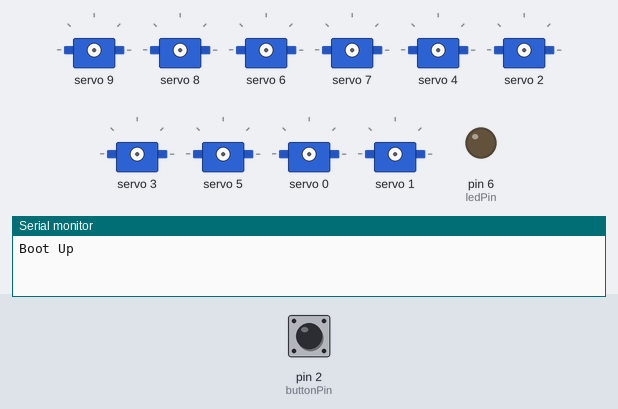
A sketch run on a simulated Arduino Uno, built with avr-gcc and run on an emulated ATmega328P. Shown: 10 × servo, output pins drawn as LEDs (lit = HIGH), the last lines printed to the serial monitor. The test bench sets the inputs (shaded band); at power-on: pin 2 (buttonPin) HIGH.

Above: at 1.2 s.
1.3 s: pin 2 (buttonPin) pulled LOW for 0.15 s
At 2.6 s:
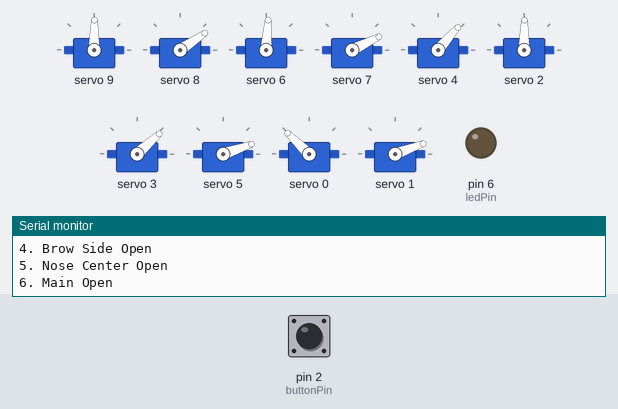
3.6 s: pin 2 (buttonPin) pulled LOW for 1 s
At 5.7 s:
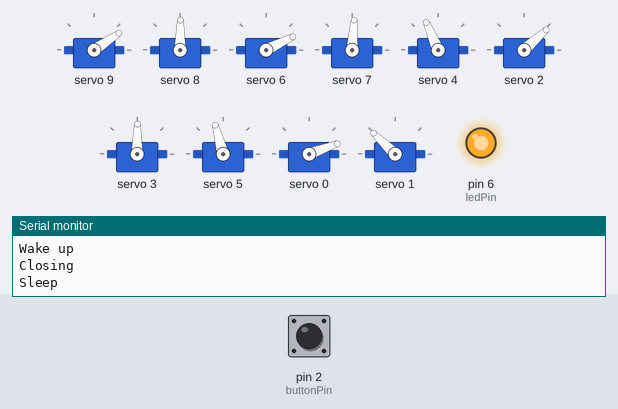
6.1 s: pin 2 (buttonPin) pulled LOW for 0.15 s
At 6.4 s:
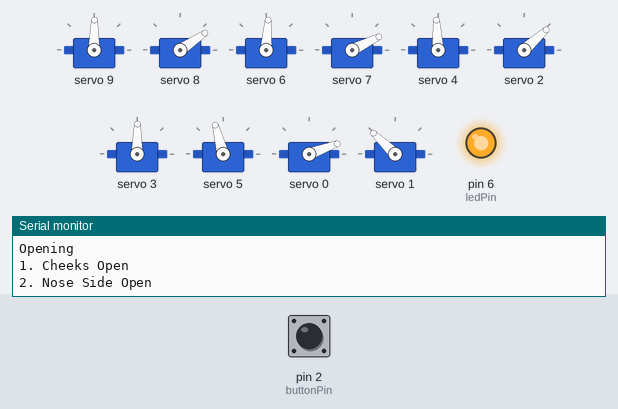
8.4 s: pin 2 (buttonPin) pulled LOW for 3.2 s
At 11.66 s:
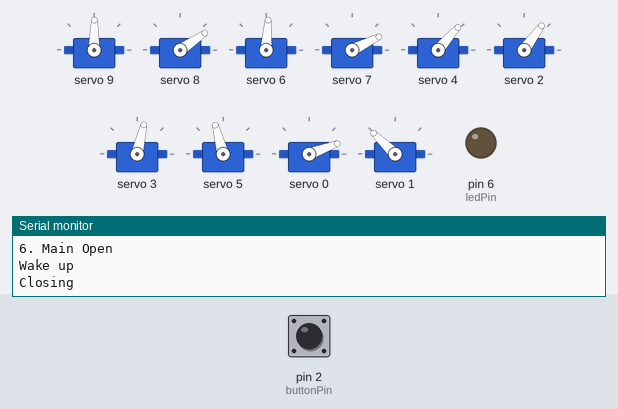
13.1 s: pin 2 (buttonPin) driven LOW
At 13.76 s:
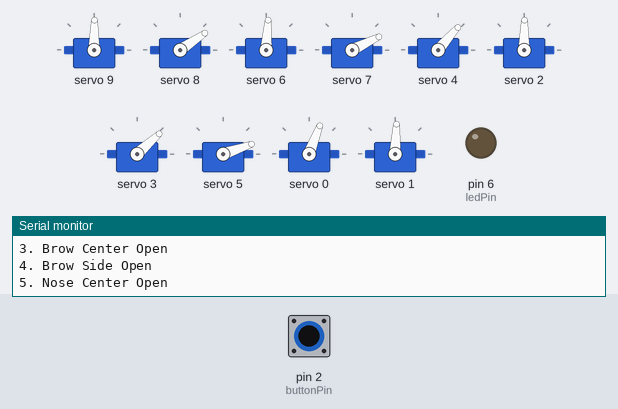
16.1 s: pin 2 (buttonPin) driven HIGH
At 17.0 s:
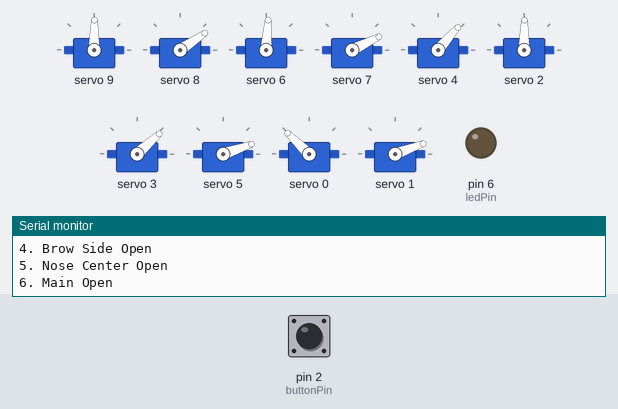
Timing chart, 0 to 18.8 s (numbered marks = the images above; inputs shaded):
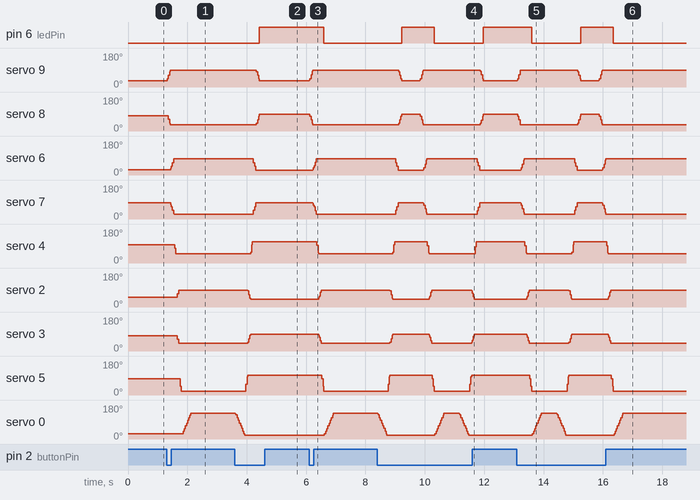

Measured:
- after the input at 1.3 s, servo 9: 34° → 89° at once; servo 8: 80° → 34° after 0.06 s; servo 6: 27° → 86° after 0.14 s; servo 7: 85° → 26° after 0.14 s; servo 4: 97° → 49° after 0.28 s
- after the input at 3.6 s, pin 6 (ledPin): LOW → HIGH after 0.82 s; servo 9: 89° → 34° after 0.72 s; servo 8: 34° → 89° after 0.72 s; servo 6: 86° → 26° after 0.59 s; servo 7: 26° → 86° after 0.63 s
- after the input at 6.1 s, pin 6 (ledPin): HIGH → LOW after 0.50 s; servo 9: 34° → 89° at once; servo 8: 89° → 34° at once; servo 6: 26° → 86° after 0.13 s; servo 7: 86° → 26° after 0.13 s
- after the input at 8.4 s, pin 6 (ledPin): LOW → HIGH after 0.82 s, → LOW 1.1 s later, → HIGH 1.6 s later
- after the input at 13.1 s, pin 6 (ledPin): HIGH → LOW after 0.50 s, → HIGH 1.6 s later; servo 4: 113° → 49° after 0.25 s, → 113° 1.6 s later; servo 2: 42° → 89° after 0.33 s, → 42° 1.4 s later; servo 3: 89° → 42° after 0.33 s, → 89° 1.4 s later; servo 5: 105° → 19° after 0.44 s, → 105° 1.3 s later
- after the input at 16.1 s, pin 6 (ledPin): goes on until 16.4 s, then stays LOW; servo 9: stops changing and stays 89°; servo 8: stays 34° (without the input it goes to 40° after 1.8 s); servo 6: goes on until 16.1 s, then stays 86°; servo 7: goes on until 16.1 s, then stays 26°

The sketch:

mk5_sketch_11-28-2021.ino
```cpp
#include <PWMServo.h>

#include <Wire.h>

#include <PWMServo.h>

#include <Wire.h>
#include <Adafruit_PWMServoDriver.h>

Adafruit_PWMServoDriver pwm = Adafruit_PWMServoDriver();

#define SERVOMIN 150  //  This is the 'minimum' pulse length count (out of 4096)
#define SERVOMAX 450  //  This is the 'maximum' pulse length count (out of 4096)
#define USMIN 600     //  This is the rounded 'minimum' microsecond length based on the minimum pulse of 150
#define USMAX 2400    //  This is the rounded 'maximum' microsecond length based on the maximum pulse of 600
#define SERVO_FREQ 50 //  Analog servos run at ~50 Hz updates

uint8_t servonum = 0;
int buttonPin = 2;
int ledPin = 6;
int buttonState = 0;
int globalPos = 1;
unsigned long previousMillis = 0;
unsigned long interval = 5000;
int a = 60;

int mainServoL = 0;
int mainServoR = 1;
int mainServoClosed = 5;
int mainServoOpen = 90;
int servoBrowCenter = 4;
int servoBrowCenterOpen = 40;
int servoBrowCenterClosed = 120;
int animDelay = 1;

void setup() {
  Serial.begin(9600);
  Serial.println("Boot Up");
  pwm.begin();
  pwm.setOscillatorFrequency(27000000);
  pwm.setPWMFreq(SERVO_FREQ);
  pinMode(buttonPin, INPUT_PULLUP);
  delay(50);
  pwm.sleep();
}

int getAngleToPulse(int angle) {
  return map(angle, 0, 180, SERVOMIN, SERVOMAX);
}
int getAngleToMilli(int angle) {
  return map(angle, 0, 180, USMIN, USMAX);
}

void loop() {

  buttonState = digitalRead(buttonPin);
  if (buttonState == 0) {
    Serial.println("Wake up");
    pwm.wakeup();

    if (globalPos > 0) {
      Serial.println("Opening");
      // CHEEKS
      for (uint16_t pulselen = 90; pulselen >= 20; pulselen--) {
        pwm.setPWM(9, 0, getAngleToPulse(90 + 20 - pulselen));
        pwm.setPWM(8, 0, getAngleToPulse(pulselen));
      }
      delay(animDelay);
      Serial.println("1. Cheeks Open");
      // NOSE Side
      for (uint16_t pulselen = 86; pulselen >= 10; pulselen--) {
        pwm.setPWM(6, 0, getAngleToPulse(86 + 10 - pulselen));
        pwm.setPWM(7, 0, getAngleToPulse(pulselen));
      }
      delay(animDelay);
      Serial.println("2. Nose Side Open");
      //BROW Center
      for (uint16_t pulselen = servoBrowCenterClosed; pulselen >= servoBrowCenterOpen; pulselen--) {
        pwm.setPWM(servoBrowCenter, 0, getAngleToPulse(pulselen));
      }
      delay(animDelay);
      Serial.println("3. Brow Center Open");
      // BROW Side
      for (uint16_t pulselen = 30; pulselen <= 90; pulselen++) {
        pwm.setPWM(2, 0, getAngleToPulse(pulselen));
        pwm.setPWM(3, 0, getAngleToPulse(30 + 90 - pulselen));
      }
      delay(animDelay);
      Serial.println("4. Brow Side Open");
      // NOSE Center
      for (uint16_t pulselen = 110; pulselen >= 1; pulselen--) {
        pwm.setPWM(5, 0, getAngleToPulse(pulselen));
      }
      delay(animDelay);
      Serial.println("5. Nose Center Open");
      // EYES
      analogWrite(ledPin, 0);
      // MAIN SERVOS
      for (uint16_t microsec = 750; microsec < 1950; microsec +=5) {
        pwm.writeMicroseconds(mainServoL, microsec);
        pwm.writeMicroseconds(mainServoR, (1950+750-microsec));
      }
      globalPos = 0;
      delay(animDelay);
      Serial.println("6. Main Open");
      //delay(100);
      //Serial.println("Sleep");
      //pwm.sleep();
    } else {
      Serial.println("Closing");
      //MAIN SERVOS
      for (uint16_t microsec = 1950; microsec > 750; microsec-=5) {
        pwm.writeMicroseconds(mainServoL, microsec);
        pwm.writeMicroseconds(mainServoR, (1950+750-microsec));
      }
      delay(animDelay);
      //NOSE Center
      for (uint16_t pulselen = 1; pulselen <= 110; pulselen++) {
        pwm.setPWM(5, 0, getAngleToPulse(pulselen));
      }

      delay(animDelay);

      // BROW Side
      for (uint16_t pulselen = 90; pulselen >= 30; pulselen--) {
        pwm.setPWM(2, 0, getAngleToPulse(pulselen));
        pwm.setPWM(3, 0, getAngleToPulse(30 + 90 - pulselen));
      }
      delay(animDelay);


      for (uint16_t pulselen = servoBrowCenterOpen; pulselen <= servoBrowCenterClosed; pulselen++) {
        pwm.setPWM(servoBrowCenter, 0, getAngleToPulse(pulselen));
      }
      delay(animDelay);
      // NOSE Side
      for (uint16_t pulselen = 10; pulselen <= 86; pulselen++) {
        pwm.setPWM(6, 0, getAngleToPulse(86 + 10 - pulselen));
        pwm.setPWM(7, 0, getAngleToPulse(pulselen));
      }
      delay(animDelay);
      //CHEEKS
      for (uint16_t pulselen = 20; pulselen <= 90; pulselen++) {
        pwm.setPWM(9, 0, getAngleToPulse(90 + 20 - pulselen));
        pwm.setPWM(8, 0, getAngleToPulse(pulselen));
      }
      delay(animDelay);
      //EYES
      analogWrite(ledPin, 255);
      globalPos = 1;
      delay(100);
      Serial.println("Sleep");
      pwm.sleep();
    }
    delay(500);
  }
  delay(10);
}
```
